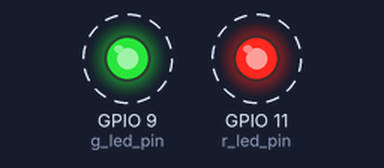
The program below on a simulated Raspberry Pi (BCM pin numbers). Parts: output pins drawn as LEDs (lit = HIGH). Dashed ring = blinking. At 1.2 s the program stops and its outputs stay as they are.

Above: at 0.1 s.
Timing chart, 0 to 2.7 s (numbered marks = the images above):
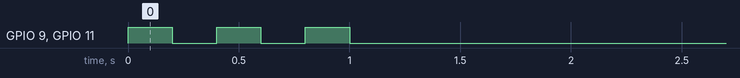

Measured:
- by itself, GPIO 9 (g_led_pin), GPIO 11 (r_led_pin): alternates HIGH for 0.20 s and LOW for 0.20 s, 6 changes in all, then stays LOW

The program:

led_all.py
```python
import wiringpi
import time

g_led_pin=9
r_led_pin=11

wiringpi.wiringPiSetupGpio()
wiringpi.pinMode(r_led_pin,1)
wiringpi.pinMode(g_led_pin,1)

for i in range(3):
    wiringpi.digitalWrite(r_led_pin,1)
    wiringpi.digitalWrite(g_led_pin,1)
    time.sleep(0.2)
    wiringpi.digitalWrite(r_led_pin,0)
    wiringpi.digitalWrite(g_led_pin,0)
    time.sleep(0.2)
```
